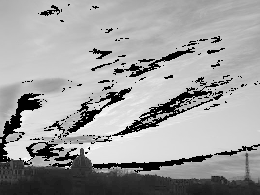
%> input picture test_image.tif, 260 x 195 px, shrunk from 533 x 400 before the run
$ octave filter_3Dpoints.m   (GNU Octave 9; MATLAB toolbox functions it lacks are replaced by stand-ins)
%> lines starting %> are read from the running program, lines starting %| are printed output that depends on the picture; in (x1, y1, x2, y2) boxes, pixels count from 0 and x2, y2 are one past the last pixel; in counts of white or black regions, pixels touching at a corner belong together; the program's own positions count from 1
% August 27, 2019.
% Filter 3D point clouds (use test_image.tif) by counting the number of
% neighbors. When this number is under a threshold (3D point is alone...) then
% its value is considered as erroneous. We give erroneous pixels the value
% "nan".

clear variables
% close all
% clc

u = imread('test_image.tif');
%> u is the input picture: size 195x260 single; 9.75% of the values are NaN or infinite; the others: min 0, max 0.996, mean 0.687
% u = u(251:280, 271:300);

figure(1); imshow(u);

in_nan_vals = isnan(u);
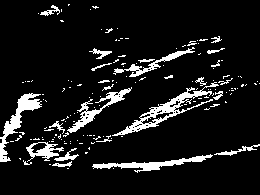
%> in_nan_vals: size 195x260 logical; 9.7% white; 150 white regions (125 under 20 px), largest, box (x1, y1, x2, y2) and area: (112, 82, 219, 136) 957, (0, 93, 42, 162) 727, (92, 154, 213, 173) 619

figure(2); imshow(in_nan_vals);


% algo:
% step 1) find values that should be removed.
%         they are far in intensity from the other ones in their neighborhood
% step 2) progressively (iteratively) add back pixels that have been declared as
%         outliers but that have
%           1) at least one connected neighbor that is an inlier
%           2) this particular neighbor is close to the current pixel. "close"
%              must be understood here as "with a height difference under the
%              given threshold". The threshold used is the same as for counting
%              the 3D neighbors


% === STEP 1 ===

nb_of_neighbors = zeros(size(u));

for r = 1:size(u,1)
    for c = 1:size(u,2)
        nb_of_neighbors(r, c) = sum(sum(...
                                abs(u(max(1, r-1) : min(size(u,1), r+1), ...
                                      max(1, c-1) : min(size(u,2), c+1)) ...
                                    - u(r,c)) < 0.2));
    end
end
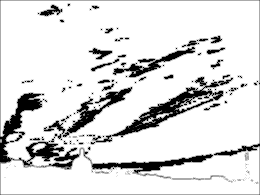
%> nb_of_neighbors: size 195x260 double; min 0, max 9, mean 7.8; drawn with min black and max white

%%

figure(3); imagesc(nb_of_neighbors);
v = u;
rejected_pix_img = nb_of_neighbors < 6;
%> rejected_pix_img: size 195x260 logical; 12% white; 143 white regions (120 under 20 px), largest, box (x1, y1, x2, y2) and area: (112, 77, 233, 137) 1399, (0, 93, 42, 164) 826, (91, 154, 213, 174) 692
rejected_pix_img_saved = rejected_pix_img;
rejected_pix = find(nb_of_neighbors < 6);
%> rejected_pix = 6071 values from 1 to 50700
v(rejected_pix) = NaN;
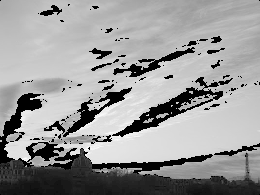
%> v: size 195x260 single; 11.97% of pixels changed, all inside (x1, y1, x2, y2) = (0, 0, 260, 195); drawn with min black, max white, NaN and infinite black

figure(4); imshow(v);
figure(5); imshow(rejected_pix_img); colormap winter

% === STEP 2 ===

flag = true;
while flag
    flag = false;
    for p = rejected_pix'
        [rr, cc] = ind2sub(size(u), p);

        % If the rejected pixel has (at least) one neighbor that is both not
        % rejected and close to its value, then it becomes not rejected too.
        rejected_local_patch = rejected_pix_img(...
                               max(1, rr-1) : min(size(u,1), rr+1), ...
                               max(1, cc-1) : min(size(u,2), cc+1));
        u_local_patch =      u(max(1, rr-1) : min(size(u,1), rr+1), ...
                               max(1, cc-1) : min(size(u,2), cc+1));
        not_rejected_pix = u_local_patch(~rejected_local_patch);

        if ~isempty(not_rejected_pix)
            if  sum(abs(not_rejected_pix - u(p)) < 0.2) > 0
                rejected_pix_img(p) = false;
                rejected_pix(rejected_pix == p) = [];
                flag = true;
            end
        end
    end
end
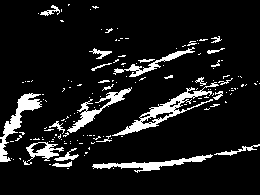
%> rejected_pix_img: size 195x260 logical; 9.9% white; 153 white regions (128 under 20 px), largest, box (x1, y1, x2, y2) and area: (112, 82, 219, 136) 991, (0, 93, 42, 162) 729, (92, 154, 213, 173) 619
%> after the loop, rejected_pix = 5014 values from 138 to 50651

%%

figure(5); imshow(rejected_pix_img); colormap winter
%> after `colormap winter`:
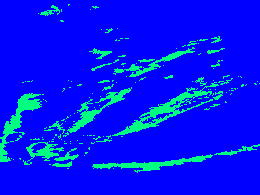
%> displayed picture: size 195x260x3, on the screen's scale of 0 to 255; mean R, G, B 0, 25.2, 242.4

v2 = u;
v2(rejected_pix_img) = NaN;
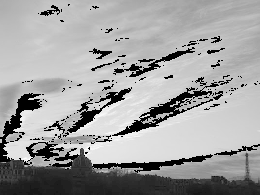
%> v2: size 195x260 single; 9.89% of pixels changed, all inside (x1, y1, x2, y2) = (0, 4, 260, 173); drawn with min black, max white, NaN and infinite black

figure(6); imshow(v2);
figure(7); imagesc(rejected_pix_img_saved - rejected_pix_img);
%> after `imagesc(rejected_pix_img_saved - rejected_pix_img)`:
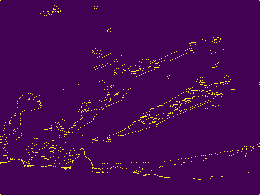
%> displayed picture: size 195x260x3, on the screen's scale of 0 to 255; mean R, G, B 71.9, 5.8, 83
